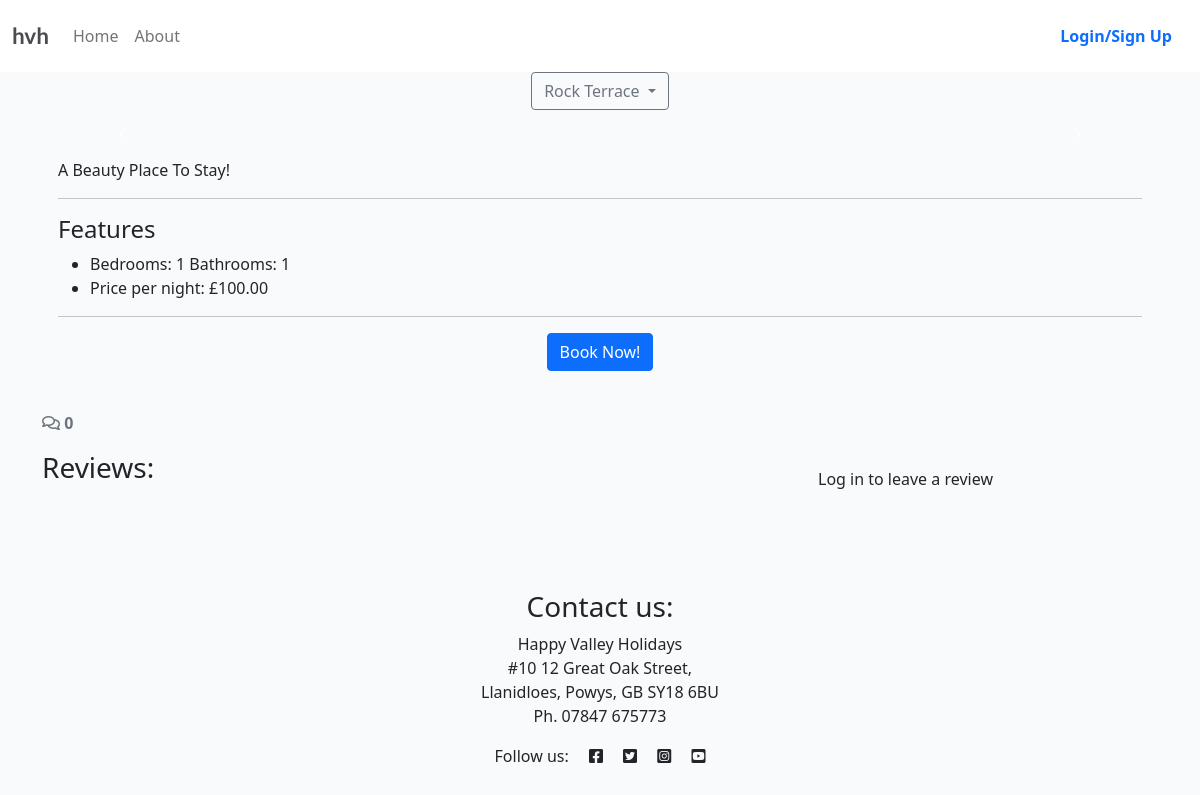
/rock-terrace/, run on the app's committed database.
### cottages/models.py (models this page shows, shortened)
class Cottage(models.Model):
    cottage_id = models.CharField(
        primary_key=True,
        max_length=20,
        unique=True,
        blank=False,
        null=False,
    )
    featured_image = models.ImageField(
        upload_to='cottages/featured',
        blank=True,
        null=True,
        default='placeholder'
    )
    description = models.CharField(
        max_length=400,
        blank=True,
        null=True,
        default="Untitled Cottage"
    )
    slug = models.SlugField(max_length=200, blank=True)
    bedrooms = models.IntegerField()
    bathrooms = models.IntegerField()
    max_guests = models.IntegerField()
    price_per_night = models.DecimalField(max_digits=10, decimal_places=2)
    @property
    def pretty_name(self):
        return self.slug.replace('-', ' ').title()

### cottages/views.py (the view)
# urls.py: path('<slug:slug>/', cottage_detail, name='cottage_detail'),
def cottage_detail(request, slug):
    cottage = get_object_or_404(Cottage, slug=slug)
    images = cottage.images.all().order_by('image')
    cottages = Cottage.objects.all()
    reviews_qs = cottage.reviews.filter(
        approved=True
    ).order_by("-created_on")
    review_count = reviews_qs.count()
    paginator = Paginator(reviews_qs, 1)
    page = request.GET.get("page")
    page_obj = paginator.get_page(page)
    if request.method == "POST":
        review_form = ReviewForm(data=request.POST, files=request.FILES)
        if review_form.is_valid():
            review = review_form.save(
                commit=False
            )
            review.guest = request.user
            review.cottage = cottage
            review.save()
    else:
        review_form = ReviewForm()
    context = {
        'cottage': cottage,
        'cottages': cottages,
        'images': images,
        'reviews': page_obj,
        'page_obj': page_obj,
        'is_paginated': page_obj.has_other_pages(),
        'review_count': review_count,
        'review_form': review_form,
    }
    return render(request, 'cottages/cottage_detail.html', context)

### cottages/templates/cottages/cottage_detail.html (shortened to what this page needs)
{% extends 'base.html' %}
{% load static %}
{% load crispy_forms_tags %}
{% block content %}
<div class="container">
    <div class="d-flex justify-content-center mb-4">
      <div class="dropdown">
        <button class="btn btn-outline-secondary dropdown-toggle" type="button" id="cottageDropdown"
            data-bs-toggle="dropdown" aria-expanded="false">
            {{ cottage.pretty_name }}
        </button>
      </div>
    </div>
    <div class="card mb-4">
        <div id="cottageCarousel" class="carousel slide" data-bs-ride="carousel">
          <button class="carousel-control-prev" type="button" data-bs-target="#cottageCarousel" data-bs-slide="prev">
            <span class="carousel-control-prev-icon" aria-hidden="true"></span>
          </button>
          <button class="carousel-control-next" type="button" data-bs-target="#cottageCarousel" data-bs-slide="next">
            <span class="carousel-control-next-icon" aria-hidden="true"></span>
          </button>
        </div>
        <div class="card-body">
            <p class="card-text">{{ cottage.description }}</p>
            <hr>
            <h4 id="features">Features</h4>
            <ul>
                {% if cottage.bedrooms %}<li>Bedrooms: {{ cottage.bedrooms }} Bathrooms: {{ cottage.bathrooms }}</li>{% endif %}
                {% if cottage.price_per_night %}<li>Price per night: £{{ cottage.price_per_night }}</li>{% endif %}
            </ul>
            <hr>
            <div class="text-center">
                  <a href="{% url 'reservation_new' %}?cottage={{ cottage.id }}" class="btn btn-primary">
                    Book Now!
                  </a>
            </div>
        </div>
    </div>
</div>
<div class="container">
  <div class="row">
    <div class="col-12">
      <strong class="text-secondary">
        <i class="far fa-comments"></i> {{ review_count }}
      </strong>
    </div>
  </div>
  <div class="row">
    <div id="reviews-section" class="col-md-8 card mb-4  mt-3 ">
      <h3>Reviews:</h3>
      <div class="card-body">
      </div>
    </div>
    <div class="col-md-4 card mb-4 mt-3">
      <div class="card-body">
        {% if user.is_authenticated %}
          <h3>Leave a review:</h3>
          <p>Posting as: {{ user.username }}</p>
          <form id="reviewForm"
            method="post"
            enctype="multipart/form-data"
            data-slug="{{ cottage.slug }}"
            style="margin-top: 1.3em;">
            {{ review_form | crispy }}
            {% csrf_token %}
            <button id="submitButton" type="submit"
              class="btn btn-signup btn-lg">Submit</button>
          </form>
        {% else %}
          <p>Log in to leave a review</p>
        {% endif %}
      </div>
    </div>
  </div>
</div>
{% endblock content %}

### static/css/style.css (style rules this page uses)
body { background-color: #F9FAFC; }
.main-bg { background-color: #F9FAFC; }
.card { border: none; background-color: transparent; }
html { scroll-behavior: smooth; }

### templates/base.html (style rules this page uses)
html { scroll-behavior: smooth; }

### data on the page
Cottage: pretty_name "Rock Terrace", description "A Beauty Place To Stay!", bedrooms "1", bathrooms "1", price_per_night "100.00"

### other printed values
{{ review_count }} "0"
